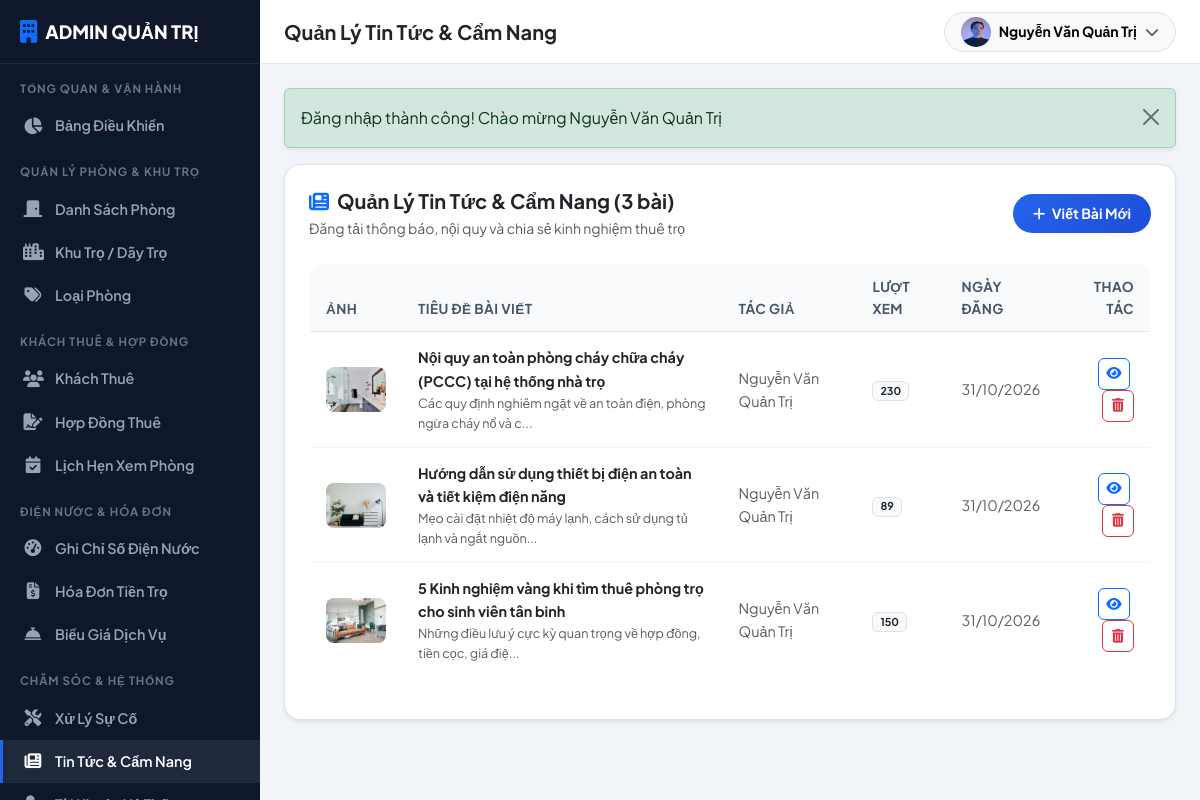
The app's page /admin/posts (signed in) with its own data.
### tables this page shows
CREATE TABLE `posts` (
    `id` INT AUTO_INCREMENT PRIMARY KEY,
    `title` VARCHAR(255) NOT NULL,
    `slug` VARCHAR(255) NOT NULL,
    `summary` TEXT NOT NULL,
    `content` LONGTEXT NOT NULL,
    `image` VARCHAR(255) NULL,
    `author_id` INT NOT NULL,
    `views` INT NOT NULL DEFAULT 0,
    `status` TINYINT NOT NULL DEFAULT 1,
    `created_at` DATETIME DEFAULT CURRENT_TIMESTAMP,
    FOREIGN KEY (`author_id`) REFERENCES `users`(`id`) ON DELETE CASCADE
);

CREATE TABLE `users` (
    `id` INT AUTO_INCREMENT PRIMARY KEY,
    `role_id` INT NOT NULL DEFAULT 2,
    `username` VARCHAR(50) NOT NULL UNIQUE,
    `password` VARCHAR(255) NOT NULL,
    `full_name` VARCHAR(100) NOT NULL,
    `email` VARCHAR(100) NOT NULL UNIQUE,
    `phone` VARCHAR(20) NOT NULL,
    `avatar` VARCHAR(255) DEFAULT 'assets/images/avatar-default.png',
    `status` TINYINT NOT NULL DEFAULT 1,
    `created_at` DATETIME DEFAULT CURRENT_TIMESTAMP,
    `updated_at` DATETIME DEFAULT CURRENT_TIMESTAMP ON UPDATE CURRENT_TIMESTAMP,
    FOREIGN KEY (`role_id`) REFERENCES `roles`(`id`) ON DELETE RESTRICT
);

### app/controllers/AdminController.php (called while the page is built, shortened)
<?php
class AdminController extends Controller {
    public function posts(): void {
        $postModel = $this->model('Post');
        $data = [
            'pageTitle' => 'Quản Lý Tin Tức & Cẩm Nang',
            'posts' => $postModel->getAllWithAuthor()
        ];
        $this->view('admin/posts/index', $data);
    }
}

### app/core/App.php (called while the page is built, shortened)
<?php
class App {
    protected string $method = 'index';
    public function __construct() {
        $url = $this->parseUrl();
        if (!empty($url[0])) {
            $candidateName = ucfirst($url[0]) . 'Controller';
            if (file_exists(APP_PATH . '/controllers/' . $candidateName . '.php')) {
                unset($url[0]);
            }
        }
        $controllerInstance = new $this->controllerName();
        if (!empty($url[1])) {
            $candidateMethod = $url[1];
            if (method_exists($controllerInstance, $candidateMethod)) {
                $this->method = $candidateMethod;
                unset($url[1]);
            }
        }
        $this->params = $url ? array_values($url) : [];
        call_user_func_array([$controllerInstance, $this->method], $this->params);
    }
    protected function parseUrl(): array {
        if (isset($_GET['url']) && !empty(trim($_GET['url']))) {
            return explode('/', filter_var(rtrim($_GET['url'], '/'), FILTER_SANITIZE_URL));
        }
        $requestUri = parse_url($_SERVER['REQUEST_URI'] ?? '', PHP_URL_PATH);
        $requestUri = trim($requestUri, '/');
        return explode('/', filter_var($requestUri, FILTER_SANITIZE_URL));
    }
}

### index.php (called while the page is built, shortened)
<?php
require_once APP_PATH . '/core/Database.php';
require_once APP_PATH . '/core/Model.php';
require_once APP_PATH . '/core/Controller.php';
require_once APP_PATH . '/core/Helpers.php';
require_once APP_PATH . '/core/App.php';
$app = new App();

### app/core/Model.php (called while the page is built, shortened)
<?php
class Model {
    protected PDO $db;
    public function __construct() {
        $this->db = Database::getInstance();
    }
    public function query(string $sql, array $params = []): array {
        $stmt = $this->db->prepare($sql);
        $stmt->execute($params);
        return $stmt->fetchAll();
    }
}

### app/core/Database.php (called while the page is built, shortened)
<?php
class Database {
    private static ?PDO $instance = null;
    public static function getInstance(): PDO {
        if (self::$instance === null) {
            $dsn = "mysql:host=" . DB_HOST . ";port=" . DB_PORT . ";dbname=" . DB_NAME . ";charset=" . DB_CHARSET;
            $options = [
                PDO::ATTR_ERRMODE            => PDO::ERRMODE_EXCEPTION,
                PDO::ATTR_DEFAULT_FETCH_MODE => PDO::FETCH_ASSOC,
                PDO::ATTR_EMULATE_PREPARES   => false,
                PDO::MYSQL_ATTR_INIT_COMMAND => "SET NAMES utf8mb4 COLLATE utf8mb4_unicode_ci"
            ];
            try {
                self::$instance = new PDO($dsn, DB_USER, DB_PASS, $options);
            } catch (PDOException $e) {
                die("<h3>Lỗi kết nối Cơ sở dữ liệu:</h3> " . htmlspecialchars($e->getMessage()) .
                    "<br><br><i>Vui lòng kiểm tra file cấu hình <code>app/config/config.php</code> và đảm bảo MySQL đang chạy trong XAMPP.</i>");
            }
        }
        return self::$instance;
    }
}

### app/models/Post.php (called while the page is built, shortened)
<?php
class Post extends Model {
    public function getAllWithAuthor(): array {
        $sql = "SELECT p.*, u.full_name as author_name
                FROM posts p
                JOIN users u ON p.author_id = u.id
                ORDER BY p.id DESC";
        return $this->query($sql);
    }
}

### app/views/admin/posts/index.php (the view)
<?php require_once VIEW_PATH . '/layouts/admin_header.php'; ?>
<div class="card border rounded-4 shadow-sm bg-white p-4">
    <div class="d-flex justify-content-between align-items-center mb-4">
        <div>
            <h5 class="fw-bold mb-1"><i class="fas fa-newspaper text-primary me-2"></i>Quản Lý Tin Tức & Cẩm Nang (<?= count($posts) ?> bài)</h5>
            <p class="text-muted small mb-0">Đăng tải thông báo, nội quy và chia sẻ kinh nghiệm thuê trọ</p>
        </div>
        <div>
            <a href="<?= BASE_URL ?>/admin/postAdd" class="btn btn-primary-custom rounded-pill btn-sm fw-bold">
                <i class="fas fa-plus me-1"></i> Viết Bài Mới
            </a>
        </div>
    </div>
    <div class="table-responsive">
        <table class="table admin-table align-middle">
            <thead>
                <tr>
                    <th>Ảnh</th>
                    <th>Tiêu đề bài viết</th>
                    <th>Tác giả</th>
                    <th>Lượt xem</th>
                    <th>Ngày đăng</th>
                    <th class="text-end">Thao tác</th>
                </tr>
            </thead>
            <tbody>
                <?php if (empty($posts)): ?>
                    <tr>
                        <td colspan="6" class="text-center py-4 text-muted">Chưa có bài viết nào.</td>
                    </tr>
                <?php else: ?>
                    <?php foreach ($posts as $p): ?>
                        <tr>
                            <td>
                                <img src="<?= BASE_URL ?>/<?= $p['image'] ?: 'assets/images/posts/post1.jpg' ?>" class="rounded-3" width="60" height="45" style="object-fit: cover;" alt="Post">
                            </td>
                            <td>
                                <a href="<?= BASE_URL ?>/home/postDetail/<?= $p['slug'] ?>" target="_blank" class="fw-bold text-dark">
                                    <?= htmlspecialchars($p['title']) ?>
                                </a>
                                <small class="text-muted d-block"><?= truncateText($p['summary'], 65) ?></small>
                            </td>
                            <td class="small text-muted"><?= htmlspecialchars($p['author_name']) ?></td>
                            <td><span class="badge bg-light text-dark border"><?= $p['views'] ?></span></td>
                            <td class="small text-muted"><?= formatDate($p['created_at']) ?></td>
                            <td class="text-end">
                                <a href="<?= BASE_URL ?>/home/postDetail/<?= $p['slug'] ?>" target="_blank" class="btn btn-sm btn-outline-primary btn-action me-1" title="Xem trên web">
                                    <i class="fas fa-eye"></i>
                                </a>
                                <a href="<?= BASE_URL ?>/admin/postDelete/<?= $p['id'] ?>" class="btn btn-sm btn-outline-danger btn-action btn-confirm-delete" title="Xóa">
                                    <i class="fas fa-trash-alt"></i>
                                </a>
                            </td>
                        </tr>
                    <?php endforeach; ?>
                <?php endif; ?>
            </tbody>
        </table>
    </div>
</div>
<?php require_once VIEW_PATH . '/layouts/admin_footer.php'; ?>

### assets/css/style.css (style rules this page uses)
:root { --primary-color: #2563eb; --primary-dark: #1d4ed8; --primary-light: #eff6ff; --secondary-color: #0f172a; --accent-color: #f59e0b; --success-color: #10b981; --danger-color: #ef4444; --background: #f8fafc; --card-bg: #ffffff; --text-main: #1e293b; --text-muted: #64748b; --border-color: #e2e8f0; --radius: 12px; --shadow-sm: 0 1px 2px 0 rgba(0, 0, 0, 0.05); --shadow: 0 4px 6px -1px rgba(0, 0, 0, 0.1), 0 2px 4px -1px rgba(0, 0, 0, 0.06); --shadow-lg: 0 10px 15px -3px rgba(0, 0, 0, 0.1), 0 4px 6px -2px rgba(0, 0, 0, 0.05); }
body { font-family: 'Plus Jakarta Sans', sans-serif; background-color: var(--background); color: var(--text-main); line-height: 1.6; overflow-x: hidden; }
a { color: var(--primary-color); text-decoration: none; transition: all 0.2s ease-in-out; }
.btn-primary-custom { background: linear-gradient(135deg, #2563eb, #1d4ed8); border: none; color: white; font-weight: 600; padding: 9px 20px; border-radius: 8px; transition: all 0.2s; }

### assets/css/admin.css (style rules this page uses)
:root { --admin-sidebar-width: 260px; --admin-sidebar-bg: #0f172a; --admin-sidebar-hover: #1e293b; --admin-topbar-height: 64px; }
body.admin-body { background-color: #f1f5f9; }
.admin-table { background: white; border-radius: 12px; border: 1px solid #e2e8f0; overflow: hidden; }
.admin-table thead th { background: #f8fafc; color: #475569; font-weight: 700; font-size: 0.85rem; text-transform: uppercase; letter-spacing: 0.03em; padding: 12px 16px; border-bottom: 1px solid #e2e8f0; }
.admin-table tbody td { padding: 14px 16px; vertical-align: middle; border-bottom: 1px solid #f1f5f9; font-size: 0.9rem; }
.btn-action { width: 32px; height: 32px; padding: 0; display: inline-flex; align-items: center; justify-content: center; border-radius: 6px; font-size: 0.85rem; }

### records on screen
posts: image (picture), title "Nội quy an toàn phòng cháy chữa cháy (PCCC) tại hệ thống nhà trọ", summary "Các quy định nghiêm ngặt về an toàn điện, phòng ngừa cháy nổ và c...", author.full_name "Nguyễn Văn Quản Trị", views "230", created_at "31/10/2026"
posts: image (picture), title "Hướng dẫn sử dụng thiết bị điện an toàn và tiết kiệm điện năng", summary "Mẹo cài đặt nhiệt độ máy lạnh, cách sử dụng tủ lạnh và ngắt nguồn...", author.full_name "Nguyễn Văn Quản Trị", views "89", created_at "31/10/2026"
posts: image (picture), title "5 Kinh nghiệm vàng khi tìm thuê phòng trọ cho sinh viên tân binh", summary "Những điều lưu ý cực kỳ quan trọng về hợp đồng, tiền cọc, giá điệ...", author.full_name "Nguyễn Văn Quản Trị", views "150", created_at "31/10/2026"

### other values on screen
$pageTitle "Quản Lý Tin Tức & Cẩm Nang"
Auth::user()['full_name'] "Nguyễn Văn Quản Trị"
$msg "Đăng nhập thành công! Chào mừng Nguyễn Văn Quản Trị"
count($posts) "3"
